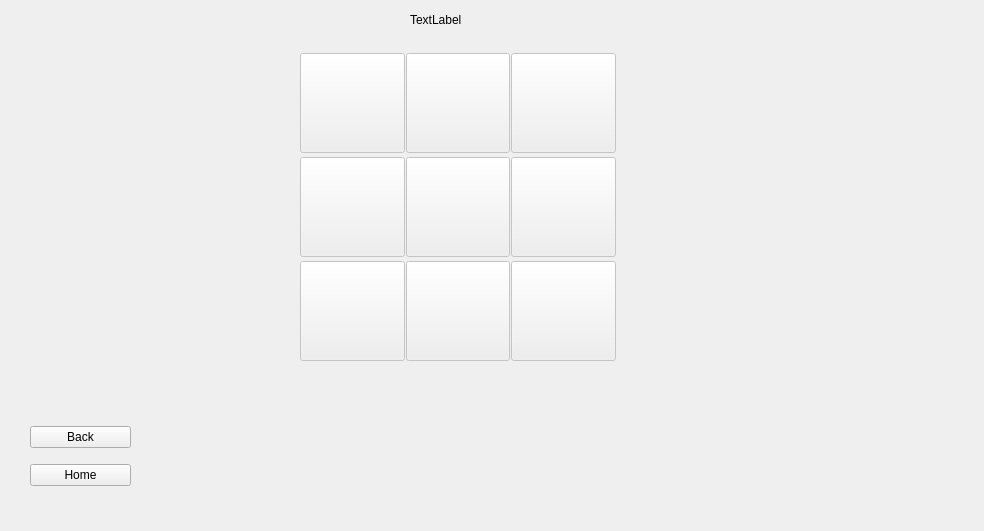
<?xml version="1.0" encoding="UTF-8"?>
<ui version="4.0">
 <class>ReplayGameWindow</class>
 <widget class="QDialog" name="ReplayGameWindow">
  <property name="geometry">
   <rect>
    <x>0</x>
    <y>0</y>
    <width>984</width>
    <height>531</height>
   </rect>
  </property>
  <property name="windowTitle">
   <string>Dialog</string>
  </property>
  <widget class="QWidget" name="layoutWidget">
   <property name="geometry">
    <rect>
     <x>300</x>
     <y>50</y>
     <width>316</width>
     <height>316</height>
    </rect>
   </property>
   <layout class="QGridLayout" name="gridLayout">
    <property name="spacing">
     <number>1</number>
    </property>
    <item row="0" column="0">
     <widget class="QPushButton" name="pushButton_1">
      <property name="enabled">
       <bool>false</bool>
      </property>
      <property name="minimumSize">
       <size>
        <width>100</width>
        <height>100</height>
       </size>
      </property>
      <property name="font">
       <font>
        <pointsize>36</pointsize>
        <bold>true</bold>
       </font>
      </property>
      <property name="text">
       <string/>
      </property>
      <property name="autoDefault">
       <bool>false</bool>
      </property>
     </widget>
    </item>
    <item row="0" column="2">
     <widget class="QPushButton" name="pushButton_3">
      <property name="enabled">
       <bool>false</bool>
      </property>
      <property name="minimumSize">
       <size>
        <width>100</width>
        <height>100</height>
       </size>
      </property>
      <property name="font">
       <font>
        <pointsize>36</pointsize>
        <bold>true</bold>
       </font>
      </property>
      <property name="text">
       <string/>
      </property>
      <property name="autoDefault">
       <bool>false</bool>
      </property>
     </widget>
    </item>
    <item row="1" column="1">
     <widget class="QPushButton" name="pushButton_5">
      <property name="enabled">
       <bool>false</bool>
      </property>
      <property name="minimumSize">
       <size>
        <width>100</width>
        <height>100</height>
       </size>
      </property>
      <property name="font">
       <font>
        <pointsize>36</pointsize>
        <bold>true</bold>
       </font>
      </property>
      <property name="text">
       <string/>
      </property>
      <property name="autoDefault">
       <bool>false</bool>
      </property>
     </widget>
    </item>
    <item row="1" column="0">
     <widget class="QPushButton" name="pushButton_4">
      <property name="enabled">
       <bool>false</bool>
      </property>
      <property name="minimumSize">
       <size>
        <width>100</width>
        <height>100</height>
       </size>
      </property>
      <property name="font">
       <font>
        <pointsize>36</pointsize>
        <bold>true</bold>
       </font>
      </property>
      <property name="text">
       <string/>
      </property>
      <property name="autoDefault">
       <bool>false</bool>
      </property>
     </widget>
    </item>
    <item row="2" column="1">
     <widget class="QPushButton" name="pushButton_8">
      <property name="enabled">
       <bool>false</bool>
      </property>
      <property name="minimumSize">
       <size>
        <width>100</width>
        <height>100</height>
       </size>
      </property>
      <property name="font">
       <font>
        <pointsize>36</pointsize>
        <bold>true</bold>
       </font>
      </property>
      <property name="text">
       <string/>
      </property>
      <property name="autoDefault">
       <bool>false</bool>
      </property>
     </widget>
    </item>
    <item row="1" column="2">
     <widget class="QPushButton" name="pushButton_6">
      <property name="enabled">
       <bool>false</bool>
      </property>
      <property name="minimumSize">
       <size>
        <width>100</width>
        <height>100</height>
       </size>
      </property>
      <property name="font">
       <font>
        <pointsize>36</pointsize>
        <bold>true</bold>
       </font>
      </property>
      <property name="text">
       <string/>
      </property>
      <property name="autoDefault">
       <bool>false</bool>
      </property>
     </widget>
    </item>
    <item row="2" column="2">
     <widget class="QPushButton" name="pushButton_9">
      <property name="enabled">
       <bool>false</bool>
      </property>
      <property name="minimumSize">
       <size>
        <width>100</width>
        <height>100</height>
       </size>
      </property>
      <property name="font">
       <font>
        <pointsize>36</pointsize>
        <bold>true</bold>
       </font>
      </property>
      <property name="text">
       <string/>
      </property>
      <property name="autoDefault">
       <bool>false</bool>
      </property>
     </widget>
    </item>
    <item row="2" column="0">
     <widget class="QPushButton" name="pushButton_7">
      <property name="enabled">
       <bool>false</bool>
      </property>
      <property name="minimumSize">
       <size>
        <width>100</width>
        <height>100</height>
       </size>
      </property>
      <property name="font">
       <font>
        <pointsize>36</pointsize>
        <bold>true</bold>
       </font>
      </property>
      <property name="text">
       <string/>
      </property>
      <property name="autoDefault">
       <bool>false</bool>
      </property>
     </widget>
    </item>
    <item row="0" column="1">
     <widget class="QPushButton" name="pushButton_2">
      <property name="enabled">
       <bool>false</bool>
      </property>
      <property name="minimumSize">
       <size>
        <width>100</width>
        <height>100</height>
       </size>
      </property>
      <property name="font">
       <font>
        <pointsize>36</pointsize>
        <bold>true</bold>
       </font>
      </property>
      <property name="text">
       <string/>
      </property>
      <property name="autoDefault">
       <bool>false</bool>
      </property>
     </widget>
    </item>
   </layout>
  </widget>
  <widget class="QWidget" name="layoutWidget">
   <property name="geometry">
    <rect>
     <x>340</x>
     <y>370</y>
     <width>235</width>
     <height>111</height>
    </rect>
   </property>
   <layout class="QHBoxLayout" name="horizontalLayout">
    <item>
     <widget class="QPushButton" name="PreviousStep">
      <property name="text">
       <string/>
      </property>
      <property name="icon">
       <iconset resource="Resource.qrc">
        <normaloff>:/new/prefix1/images/back_icon.png</normaloff>:/new/prefix1/images/back_icon.png</iconset>
      </property>
      <property name="iconSize">
       <size>
        <width>100</width>
        <height>50</height>
       </size>
      </property>
      <property name="flat">
       <bool>true</bool>
      </property>
     </widget>
    </item>
    <item>
     <widget class="QPushButton" name="NextStep">
      <property name="text">
       <string/>
      </property>
      <property name="icon">
       <iconset resource="Resource.qrc">
        <normaloff>:/new/prefix1/images/next_icon.png</normaloff>:/new/prefix1/images/next_icon.png</iconset>
      </property>
      <property name="iconSize">
       <size>
        <width>100</width>
        <height>50</height>
       </size>
      </property>
      <property name="default">
       <bool>false</bool>
      </property>
      <property name="flat">
       <bool>true</bool>
      </property>
     </widget>
    </item>
   </layout>
  </widget>
  <widget class="QWidget" name="layoutWidget">
   <property name="geometry">
    <rect>
     <x>30</x>
     <y>416</y>
     <width>101</width>
     <height>81</height>
    </rect>
   </property>
   <layout class="QVBoxLayout" name="verticalLayout">
    <item>
     <widget class="QPushButton" name="Back">
      <property name="text">
       <string>Back</string>
      </property>
     </widget>
    </item>
    <item>
     <widget class="QPushButton" name="Home">
      <property name="text">
       <string>Home</string>
      </property>
     </widget>
    </item>
   </layout>
  </widget>
  <widget class="QLabel" name="labelWinner">
   <property name="geometry">
    <rect>
     <x>410</x>
     <y>10</y>
     <width>281</width>
     <height>20</height>
    </rect>
   </property>
   <property name="text">
    <string>TextLabel</string>
   </property>
  </widget>
 </widget>
 <resources>
  <include location="Resource.qrc"/>
 </resources>
 <connections/>
</ui>
